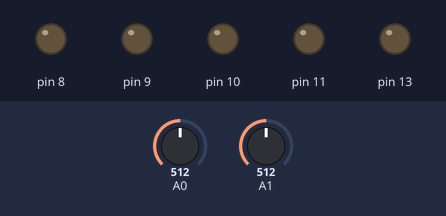
The sketch below on a simulated Arduino Uno, built with avr-gcc and run on an emulated ATmega328P. Shown: output pins drawn as LEDs (lit = HIGH). Dashed ring = blinking. The test bench sets the inputs (shaded band); at power-on: A0 = 512, A1 = 512. What the sketch prints to the serial monitor is not drawn.

Above: at 1.8 s.
1.9 s: A0 set to 414
3.4 s: A0 set to 387
At 4.36 s:
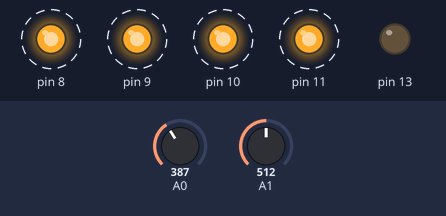
6.9 s: A0 set to 410
At 7.6 s:
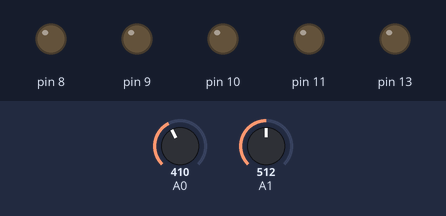
Timing chart, 0 to 9.9 s (numbered marks = the images above; inputs shaded):
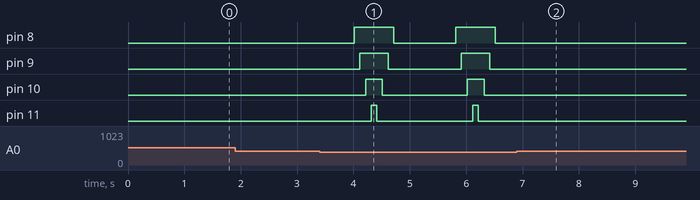

The sketch:

Analogsensor.ino
```cpp
void setup() {
  pinMode(13, OUTPUT);
  pinMode(8, OUTPUT);
  pinMode(9, OUTPUT);
  pinMode(10, OUTPUT);
  pinMode(11, OUTPUT);
  Serial.begin(9600);
}

void loop() {
  // read the input on analog pin 0:
  int sensorValue = analogRead(A0); //열센서
  int sensorValue2 = analogRead(A1);  //조도센서
  // print out the value you read:
  Serial.print("열센서=");
  Serial.println(sensorValue);
  delay(1);
  Serial.print("조도센서=");
  Serial.println(sensorValue2);
  delay(1);
   if(sensorValue2>=300&&sensorValue<=400){
    digitalWrite(8,1);
    delay(100);
    digitalWrite(9,1);
    delay(100);
    digitalWrite(10,1);
    delay(100);
    digitalWrite(11,1);
    delay(100);
    digitalWrite(11,0);
    delay(100);
    digitalWrite(10,0);
    delay(100);
    digitalWrite(9,0);
    delay(100);
    digitalWrite(8,0);
    delay(100);
  }

  delay(1000);
}
```

Measured:
- the behaviour switches between 401 and 400 on A0 (found by bisection; images 0 and 1)
- after the input at 1.9 s, every drawn part: stays the same
- after the input at 3.4 s, pin 8: alternates HIGH for 0.70 s and LOW for 1.1 s, starting after 0.61 s; pin 9: alternates HIGH for 0.50 s and LOW for 1.3 s, starting after 0.71 s; pin 10: alternates HIGH for 0.30 s and LOW for 1.5 s, starting after 0.81 s; pin 11: alternates HIGH for 0.10 s and LOW for 1.7 s, starting after 0.91 s
- after the input at 6.9 s, pin 8–11: stops changing and stays LOW
